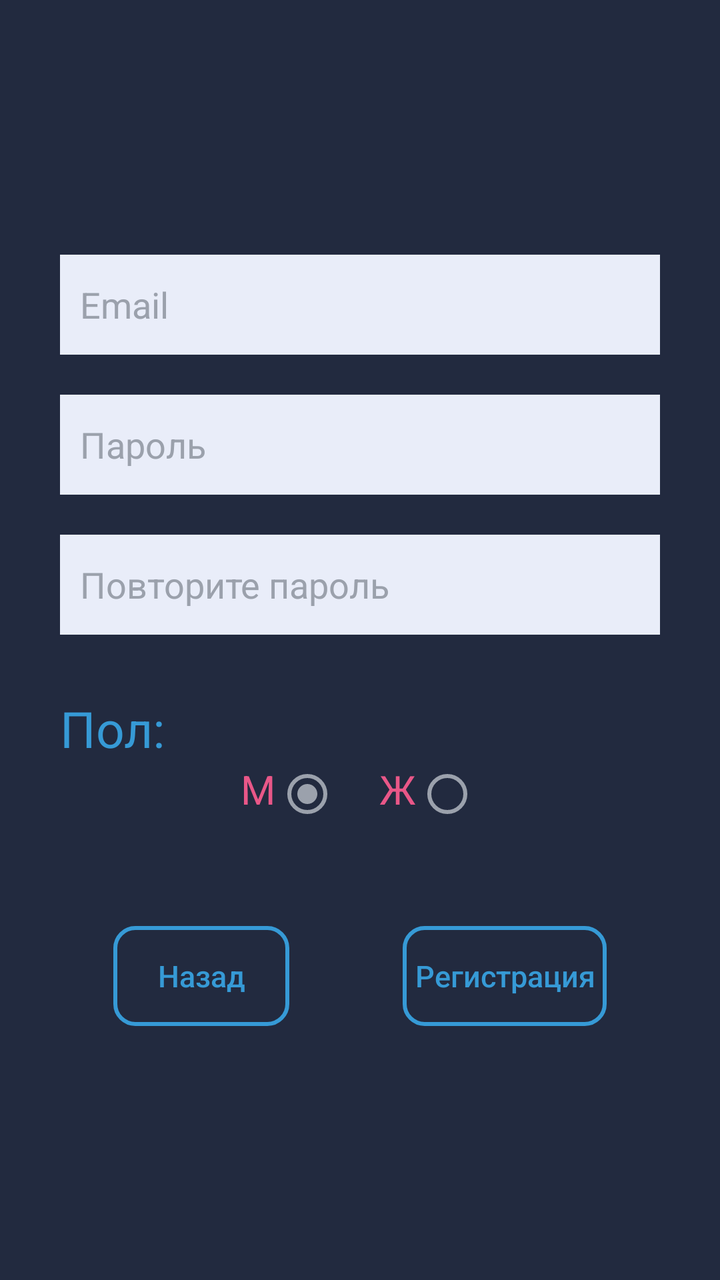
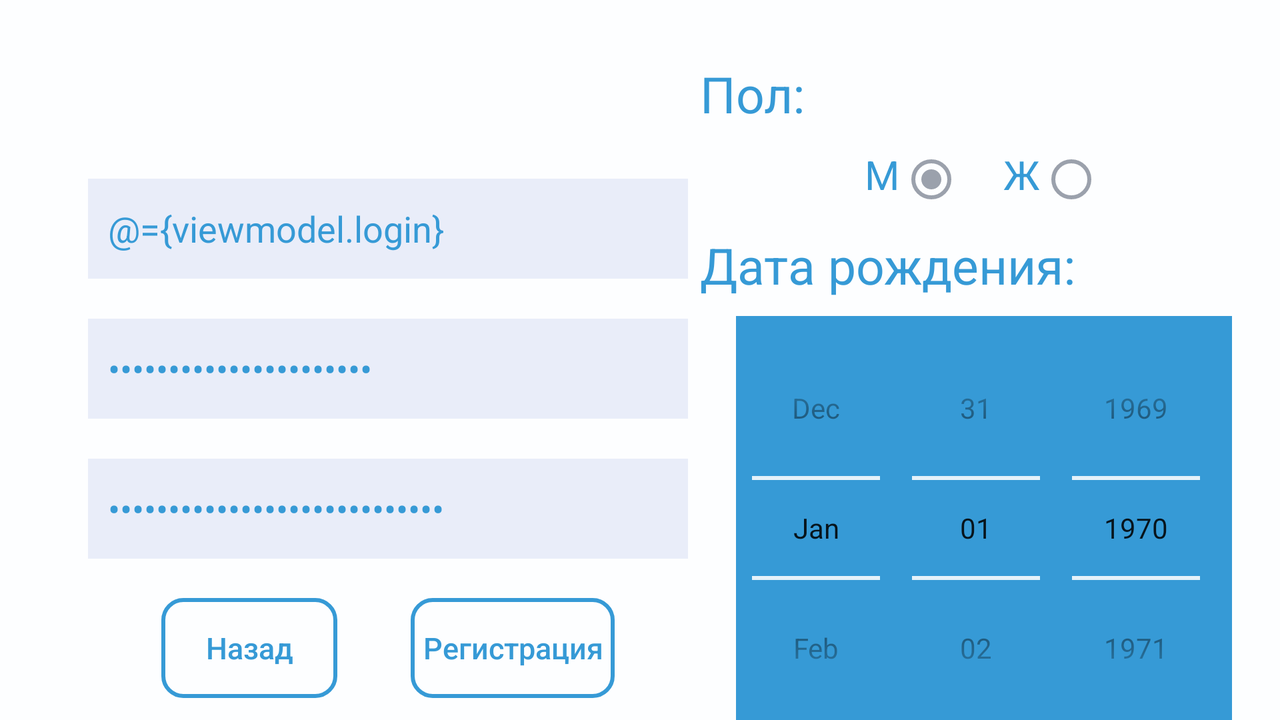

One screen, two layout resources from the same app: the default and the author's alternative for another configuration. Each is rendered where Android would select it; the XML of both is given below.
<!-- AndroidManifest.xml: application theme AppTheme -->
<!-- res/layout/fragment_register.xml -->
<?xml version="1.0" encoding="utf-8"?>
<ScrollView
    xmlns:android="http://schemas.android.com/apk/res/android"
    xmlns:app="http://schemas.android.com/apk/res-auto"
    xmlns:tools="http://schemas.android.com/tools"
    android:layout_width="match_parent"
    android:layout_height="match_parent"
    android:scrollbars="none"
    android:fillViewport="true">
<androidx.constraintlayout.widget.ConstraintLayout
    android:layout_width="match_parent"
    android:layout_height="wrap_content"
    android:background="@color/ebony_clay">

    <EditText
        android:id="@+id/loginEdit"
        style="@style/editText"
        android:hint="@string/login"
        android:backgroundTint="@color/steel_gray"
        android:inputType="textEmailAddress"
        app:layout_constraintBottom_toTopOf="@+id/passwordEdit"
        app:layout_constraintEnd_toEndOf="parent"
        app:layout_constraintHorizontal_bias="0.5"
        app:layout_constraintStart_toStartOf="parent"
        app:layout_constraintTop_toTopOf="parent"
        app:layout_constraintVertical_chainStyle="packed" />

    <EditText
        android:id="@+id/passwordEdit"
        style="@style/editText"
        android:layout_marginTop="20dp"
        android:hint="@string/password"
        android:backgroundTint="@color/steel_gray"
        android:inputType="textPassword"
        app:layout_constraintBottom_toTopOf="@+id/passwordEditRepeat"
        app:layout_constraintEnd_toEndOf="parent"
        app:layout_constraintHorizontal_bias="0.5"
        app:layout_constraintStart_toStartOf="parent"
        app:layout_constraintTop_toBottomOf="@+id/loginEdit"
        app:layout_constraintVertical_chainStyle="packed" />

    <EditText
        android:id="@+id/passwordEditRepeat"
        style="@style/editText"
        android:layout_marginTop="20dp"
        android:hint="@string/repeat_password"
        android:backgroundTint="@color/steel_gray"
        android:inputType="textPassword"
        app:layout_constraintBottom_toTopOf="@+id/textSex"
        app:layout_constraintEnd_toEndOf="parent"
        app:layout_constraintHorizontal_bias="0.5"
        app:layout_constraintStart_toStartOf="parent"
        app:layout_constraintTop_toBottomOf="@+id/passwordEdit" />

    <TextView

        android:id="@+id/textSex"
        style="@style/textView"
        android:layout_width="wrap_content"
        android:layout_height="wrap_content"
        android:layout_marginTop="30dp"
        android:text="@string/sex"
        app:layout_constraintBottom_toTopOf="@+id/radioGroup"
        app:layout_constraintStart_toStartOf="@+id/passwordEditRepeat"
        app:layout_constraintTop_toBottomOf="@+id/passwordEditRepeat" />

    <RadioGroup
        android:id="@+id/radioGroup"
        android:layout_width="wrap_content"
        android:layout_height="wrap_content"
        android:orientation="horizontal"
        android:theme="@style/MyRadioButton"
        app:layout_constraintBottom_toTopOf="@+id/back"
        app:layout_constraintEnd_toEndOf="parent"
        app:layout_constraintHorizontal_bias="0.5"
        app:layout_constraintStart_toStartOf="parent"
        app:layout_constraintTop_toBottomOf="@+id/textSex">

        <TextView
            android:layout_width="wrap_content"
            android:layout_height="wrap_content"
            android:text="@string/man"
            android:textColor="@color/dark_pink"
            android:textSize="20sp" />

        <RadioButton
            android:id="@+id/men"
            android:checked="true"
            android:layout_width="wrap_content"
            android:layout_height="wrap_content" />

        <TextView
            android:layout_width="wrap_content"
            android:layout_height="wrap_content"
            android:layout_marginStart="20dp"
            android:layout_marginLeft="20dp"
            android:text="@string/women"
            android:textColor="@color/dark_pink"
            android:textSize="20sp" />

        <RadioButton
            android:id="@+id/women"
            android:layout_width="wrap_content"
            android:layout_height="wrap_content" />

    </RadioGroup>

    <Button
        android:id="@+id/back"
        style="@style/button"
        android:text="@string/back"
        android:layout_width="wrap_content"
        android:layout_marginTop="50dp"
        app:layout_constraintBottom_toBottomOf="parent"
        app:layout_constraintEnd_toStartOf="@+id/register"
        app:layout_constraintHorizontal_bias="0.5"
        app:layout_constraintStart_toStartOf="parent"
        app:layout_constraintTop_toBottomOf="@+id/radioGroup"
        app:layout_constraintVertical_bias="0.032" />

    <Button
        android:id="@+id/register"
        style="@style/button"
        android:layout_width="wrap_content"
        android:text="@string/register_now"
        app:layout_constraintBaseline_toBaselineOf="@id/back"
        app:layout_constraintBottom_toBottomOf="parent"
        app:layout_constraintEnd_toEndOf="parent"
        app:layout_constraintHorizontal_bias="0.5"
        app:layout_constraintStart_toEndOf="@+id/back" />


</androidx.constraintlayout.widget.ConstraintLayout>
</ScrollView>
<!-- resources referenced by this layout -->
<resources>
  <color name="dark_pink">#e95788</color>
  <color name="ebony_clay">#222a3f</color>
  <color name="steel_gray">#1d2437</color>
  
      //light
  <string name="back">Назад</string>
  <string name="login">Email</string>
  <string name="man">М</string>
  <string name="password">Пароль</string>
  <string name="register_now">Регистрация</string>
  <string name="repeat_password">Повторите пароль</string>
  <string name="sex">Пол:</string>
  <string name="women">Ж</string>
  <!-- from res/values-notnight/ -->
  <style name="MyRadioButton" parent="Theme.AppCompat">
          <item name="colorControlNormal">@color/alto</item>
          <item name="colorControlActivated">@color/alto</item>
      </style>
  <!-- from res/values-notnight/ -->
  <style name="button">
          <item name="android:background">@drawable/background_button</item>
          <item name="textAllCaps">false</item>
          <item name="android:textColor">@color/button</item>
          <item name="android:padding">6dp</item>
          <item name="android:layout_height">50dp</item>
          <item name="android:textSize">15sp</item>
      </style>
  <!-- from res/values-notnight/ -->
  <style name="editText">
          <item name="backgroundTint">@color/glitter</item>
          <item name="android:paddingStart">10dp</item>
          <item name="android:background">@color/glitter</item>
          <item name="android:layout_width">300dp</item>
          <item name="android:layout_height">50dp</item>
          <item name="android:textCursorDrawable">@drawable/cursor_white</item>
          <item name="android:textColorHint">@color/alto</item>
          <item name="android:textColor">@color/curious_blue</item>
      </style>
  <!-- from res/values-notnight/ -->
  <style name="textView">
          <item name="android:textColor">@color/curious_blue</item>
          <item name="android:textSize">25sp</item>
      </style>
  <style name="AppTheme" parent="Theme.AppCompat.DayNight.NoActionBar">
          
          <item name="colorPrimary">@color/colorPrimary</item>
          <item name="colorPrimaryDark">@color/colorPrimaryDark</item>
          <item name="colorAccent">@color/colorAccent</item>
      </style>
  <color name="alto">#9BA1AC</color>
  <!-- drawable background_button (drawable) -->
  <?xml version="1.0" encoding="utf-8"?>
  <selector xmlns:android="http://schemas.android.com/apk/res/android">
      <item  android:state_selected="true" android:drawable="@drawable/background_button_selected"/>
     <item android:drawable="@drawable/background_button_normal"/>
  </selector>
  <color name="glitter">#e9edf9</color>
  <!-- drawable cursor_white (drawable-notnight) -->
  <?xml version="1.0" encoding="utf-8"?>
  <shape xmlns:android="http://schemas.android.com/apk/res/android" >
      <size android:width="1dp" />
      <solid android:color="#090202"  />
  </shape>
  <color name="curious_blue">#369ad6</color>
  <color name="colorPrimary">@color/ebony_clay</color>
  <color name="colorPrimaryDark">@color/ebony_clay</color>
  <color name="colorAccent">@color/ebony_clay</color>
  
  
      //dark
  <!-- drawable background_button_selected (drawable-notnight) -->
  <?xml version="1.0" encoding="utf-8"?>
  <shape xmlns:android="http://schemas.android.com/apk/res/android">
      <solid android:color="@color/curious_blue"/>
      <corners android:radius="10dp"/>
  </shape>
  <!-- drawable background_button_normal (drawable) -->
  <?xml version="1.0" encoding="utf-8"?>
  <shape xmlns:android="http://schemas.android.com/apk/res/android">
      <stroke android:color="@color/dark_pink" android:width="2dp"/>
  </shape>
</resources>
<!-- res/layout-land/fragment_register.xml (the author's variant of the layout above) -->
<!-- drawn on the phone turned sideways -->
<?xml version="1.0" encoding="utf-8"?>
<layout xmlns:android="http://schemas.android.com/apk/res/android"
    xmlns:app="http://schemas.android.com/apk/res-auto">
    <data>
        <import type="android.view.View"/>

        <variable
            name="viewmodel"
            type="com.io.unknow.viewmodel.dialogfragment.RegisterViewModel"/>
    </data>
    <ScrollView
        xmlns:tools="http://schemas.android.com/tools"
        android:layout_width="match_parent"
        android:layout_height="match_parent"
        android:scrollbars="none"
        android:fillViewport="true">

    <androidx.constraintlayout.widget.ConstraintLayout
        android:layout_width="match_parent"
        android:layout_height="wrap_content"
        style="@style/background">


        <EditText
            android:id="@+id/loginEdit"
            style="@style/editText"
            android:layout_marginStart="20dp"
            android:backgroundTint="@color/steel_gray"
            android:hint="@string/login"
            android:inputType="textEmailAddress"
            android:text='@={viewmodel.login}'
            app:layout_constraintBottom_toTopOf="@+id/passwordEdit"
            app:layout_constraintEnd_toStartOf="@id/age"
            app:layout_constraintHorizontal_chainStyle="spread"
            app:layout_constraintStart_toStartOf="parent"
            app:layout_constraintTop_toTopOf="parent"
            app:layout_constraintVertical_chainStyle="packed" />

        <EditText
            android:id="@+id/passwordEdit"
            style="@style/editText"
            android:layout_marginTop="20dp"
            android:hint="@string/password"
            android:inputType="textPassword"
            android:text='@={viewmodel.password}'
            app:layout_constraintBottom_toTopOf="@+id/passwordEditRepeat"
            app:layout_constraintHorizontal_bias="0.5"
            app:layout_constraintStart_toStartOf="@id/loginEdit"
            app:layout_constraintTop_toBottomOf="@+id/loginEdit" />

        <EditText
            android:id="@+id/passwordEditRepeat"
            style="@style/editText"
            android:layout_marginTop="20dp"
            android:hint="@string/repeat_password"
            android:inputType="textPassword"
            android:text='@={viewmodel.passwordRepear}'
            app:layout_constraintBottom_toBottomOf="parent"
            app:layout_constraintHorizontal_bias="0.5"
            app:layout_constraintStart_toStartOf="@id/loginEdit"
            app:layout_constraintTop_toBottomOf="@+id/passwordEdit" />

        <TextView
            android:id="@+id/textSex"
            style="@style/textView"
            android:layout_width="wrap_content"
            android:layout_height="wrap_content"
            android:layout_marginTop="30dp"
            android:text="@string/sex"
            app:layout_constraintBottom_toTopOf="@+id/radioGroup"
            app:layout_constraintStart_toStartOf="@id/textage"
            app:layout_constraintTop_toTopOf="parent"
            app:layout_constraintVertical_chainStyle="spread" />

        <RadioGroup
            android:id="@+id/radioGroup"
            android:layout_width="wrap_content"
            android:layout_height="wrap_content"
            android:layout_marginTop="10dp"
            android:layout_marginBottom="10dp"
            android:onCheckedChanged="@{viewmodel::onSplitTypeChanged}"
            android:orientation="horizontal"
            app:layout_constraintBottom_toTopOf="@+id/textage"
            app:layout_constraintEnd_toEndOf="@+id/age"
            app:layout_constraintHorizontal_bias="0.5"
            app:layout_constraintStart_toStartOf="@+id/age"
            app:layout_constraintTop_toBottomOf="@+id/textSex">

            <TextView
                style="@style/textView"
                android:layout_width="wrap_content"
                android:layout_height="wrap_content"
                android:text="@string/man"
                android:textSize="20sp" />

            <RadioButton
                android:id="@+id/men"
                android:layout_width="wrap_content"
                android:layout_height="wrap_content"
                android:checked="true"
                android:theme="@style/MyRadioButton" />

            <TextView
                style="@style/textView"
                android:layout_width="wrap_content"
                android:layout_height="wrap_content"
                android:layout_marginStart="20dp"
                android:layout_marginLeft="20dp"
                android:text="@string/women"
                android:textSize="20sp" />

            <RadioButton
                android:id="@+id/women"
                android:layout_width="wrap_content"
                android:layout_height="wrap_content"
                android:theme="@style/MyRadioButton" />

        </RadioGroup>

        <TextView
            android:id="@+id/textage"
            style="@style/textView"
            android:layout_width="wrap_content"
            android:layout_height="wrap_content"
            android:text="@string/birthday"
            app:layout_constraintBottom_toTopOf="@id/age"
            app:layout_constraintCircle="@+id/age"
            app:layout_constraintCircleAngle="340"
            app:layout_constraintCircleRadius="140dp"
            app:layout_constraintEnd_toEndOf="parent"
            app:layout_constraintTop_toBottomOf="@id/radioGroup" />

        <DatePicker
            android:id="@+id/age"
            android:layout_width="wrap_content"
            android:layout_height="wrap_content"
            android:layout_marginTop="10dp"
            android:calendarViewShown="false"
            android:datePickerMode="spinner"
            android:theme="@style/MyDatePickerStyle"
            app:layout_constraintBottom_toBottomOf="parent"
            app:layout_constraintEnd_toEndOf="parent"
            app:layout_constraintStart_toEndOf="@+id/loginEdit"
            app:layout_constraintTop_toBottomOf="@+id/textage" />

        <Button
            android:id="@+id/back"
            style="@style/button"
            android:layout_width="wrap_content"
            android:text="@string/back"
            app:layout_constraintBottom_toBottomOf="parent"
            app:layout_constraintEnd_toStartOf="@+id/register"
            app:layout_constraintStart_toStartOf="@id/passwordEditRepeat"
            app:layout_constraintTop_toBottomOf="@+id/passwordEditRepeat" />

        <Button
            android:id="@+id/register"
            style="@style/button"
            android:layout_width="wrap_content"
            android:text="@string/register_now"
            app:layout_constraintBaseline_toBaselineOf="@id/back"
            app:layout_constraintBottom_toBottomOf="parent"
            app:layout_constraintEnd_toEndOf="@id/passwordEditRepeat"
            app:layout_constraintStart_toEndOf="@+id/back" />

    </androidx.constraintlayout.widget.ConstraintLayout>
    </ScrollView>
</layout>
<!-- resources referenced by the variant -->
<!-- as the phone turned sideways resolves them -->
<resources>
  <color name="steel_gray">#1d2437</color>
  
      //light
  <string name="back">Назад</string>
  <string name="birthday">Дата рождения:</string>
  <string name="login">Email</string>
  <string name="man">М</string>
  <string name="password">Пароль</string>
  <string name="register_now">Регистрация</string>
  <string name="repeat_password">Повторите пароль</string>
  <string name="sex">Пол:</string>
  <string name="women">Ж</string>
  <!-- from res/values-notnight/ -->
  <style name="MyDatePickerStyle" parent="@android:style/Widget.Material.DatePicker">
          <item name="android:background">@color/curious_blue</item>
          <item name="colorControlNormal">@android:color/white</item>
          <item name="android:headerMonthTextAppearance">@color/curious_blue</item>
      </style>
  <!-- from res/values-notnight/ -->
  <style name="MyRadioButton" parent="Theme.AppCompat">
          <item name="colorControlNormal">@color/alto</item>
          <item name="colorControlActivated">@color/alto</item>
      </style>
  <!-- from res/values-notnight/ -->
  <style name="background">
          <item name="android:background">@color/white</item>
      </style>
  <!-- from res/values-notnight/ -->
  <style name="button">
          <item name="android:background">@drawable/background_button</item>
          <item name="textAllCaps">false</item>
          <item name="android:textColor">@color/button</item>
          <item name="android:padding">6dp</item>
          <item name="android:layout_height">50dp</item>
          <item name="android:textSize">15sp</item>
      </style>
  <!-- from res/values-notnight/ -->
  <style name="textView">
          <item name="android:textColor">@color/curious_blue</item>
          <item name="android:textSize">25sp</item>
      </style>
  <style name="AppTheme" parent="Theme.AppCompat.DayNight.NoActionBar">
          
          <item name="colorPrimary">@color/colorPrimary</item>
          <item name="colorPrimaryDark">@color/colorPrimaryDark</item>
          <item name="colorAccent">@color/colorAccent</item>
      </style>
  <color name="curious_blue">#369ad6</color>
  <color name="alto">#9BA1AC</color>
  <color name="white">#fdfeff</color>
  <!-- drawable background_button (drawable) -->
  <?xml version="1.0" encoding="utf-8"?>
  <selector xmlns:android="http://schemas.android.com/apk/res/android">
      <item  android:state_selected="true" android:drawable="@drawable/background_button_selected"/>
     <item android:drawable="@drawable/background_button_normal"/>
  </selector>
  <color name="glitter">#e9edf9</color>
  <!-- drawable cursor_white (drawable-notnight) -->
  <?xml version="1.0" encoding="utf-8"?>
  <shape xmlns:android="http://schemas.android.com/apk/res/android" >
      <size android:width="1dp" />
      <solid android:color="#090202"  />
  </shape>
  <color name="colorPrimary">@color/ebony_clay</color>
  <color name="colorPrimaryDark">@color/ebony_clay</color>
  <color name="colorAccent">@color/ebony_clay</color>
  
  
      //dark
  <!-- drawable background_button_selected (drawable-notnight) -->
  <?xml version="1.0" encoding="utf-8"?>
  <shape xmlns:android="http://schemas.android.com/apk/res/android">
      <solid android:color="@color/curious_blue"/>
      <corners android:radius="10dp"/>
  </shape>
  <!-- drawable background_button_normal (drawable) -->
  <?xml version="1.0" encoding="utf-8"?>
  <shape xmlns:android="http://schemas.android.com/apk/res/android">
      <stroke android:color="@color/dark_pink" android:width="2dp"/>
  </shape>
  <color name="ebony_clay">#222a3f</color>
  <color name="dark_pink">#e95788</color>
</resources>
